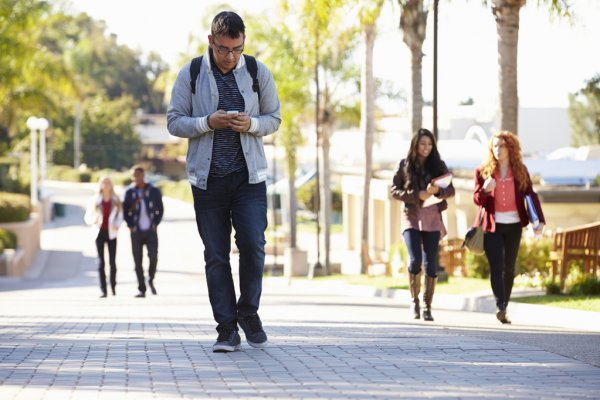
#> input picture students.jpg, 600 x 400 px
$ python studentDetector.py
#> lines starting #> are read from the running program, lines starting #| are printed output that depends on the picture; after the words box and inside, x2 and y2 are one past the last pixel; in counts of white or black regions, pixels touching at a corner belong together
from __future__ import print_function
from imutils.object_detection import non_max_suppression
import numpy as np
import cv2
import imutils

image = cv2.imread("students.jpg")
#> image is the input picture: shape (400, 600, 3); mean B, G, R 168, 178.7, 182.7
cv2.imshow('students', image)

w = int(image.shape[1] / 2)
#> w = 300
image = imutils.resize(image, width=w)
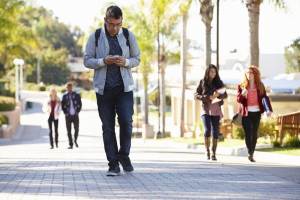
#> image: shape (200, 300, 3); mean B, G, R 168.2, 178.8, 182.8

# inicializar el descriptor HOG

hog = cv2.HOGDescriptor()
hog.setSVMDetector(cv2.HOGDescriptor_getDefaultPeopleDetector())

org = image.copy()

#detectar estudiantes en la imagen

(rects, weights) = hog.detectMultiScale(image, winStride=(3, 3), padding=(8, 8), scale=1.05)
#> rects = [[19, 14, 82, 163], [77, 42, 79, 157], [217, 46, 70, 139], [177, 45, 70, 139]]; weights = [1.89, 1.15, 2.38, 1.81]

# dibujar los cuadros delimitadores originales

for (x, y, w, h) in rects:
           cv2.rectangle(org, (x, y), (x + w, y + h), (0, 0, 255 ), 2)
#> this loop made 4 passes
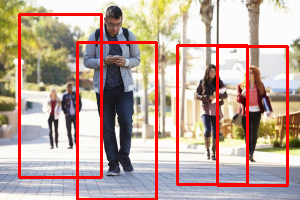
#> org: shape (200, 300, 3); 8.57% of pixels changed, all inside (x1, y1, x2, y2) = (18, 13, 289, 200)

# aplicar supresión no máxima a los cuadros delimitadores utilizando un umbral de superposición
# grande para tratar de mantener la superposición
# cajas que siguen siendo personas


rects = np.array([[x, y, x + w, y + h] for (x, y, w, h) in rects])
#> rects = [[19, 14, 101, 177], [77, 42, 156, 199], [217, 46, 287, 185], [177, 45, 247, 184]]
pick = non_max_suppression(rects, probs=None, overlapThresh=0.65)
#> pick = [[77, 42, 156, 199], [217, 46, 287, 185], [177, 45, 247, 184], [19, 14, 101, 177]]

# dibuja los cuadros delimitadores finales


for (xA, yA, xB, yB) in pick:
			cv2.rectangle(image, (xA, yA), (xB, yB), (0, 255, 0), 2)
#> this loop made 4 passes
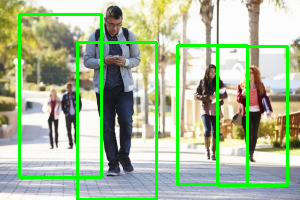
#> image: shape (200, 300, 3); 8.57% of pixels changed, all inside (x1, y1, x2, y2) = (18, 13, 289, 200)

cv2.imshow("Output", org)
cv2.imshow("OutputNMS", image)
cv2.waitKey(0)
cv2.destroyAllWindows()
